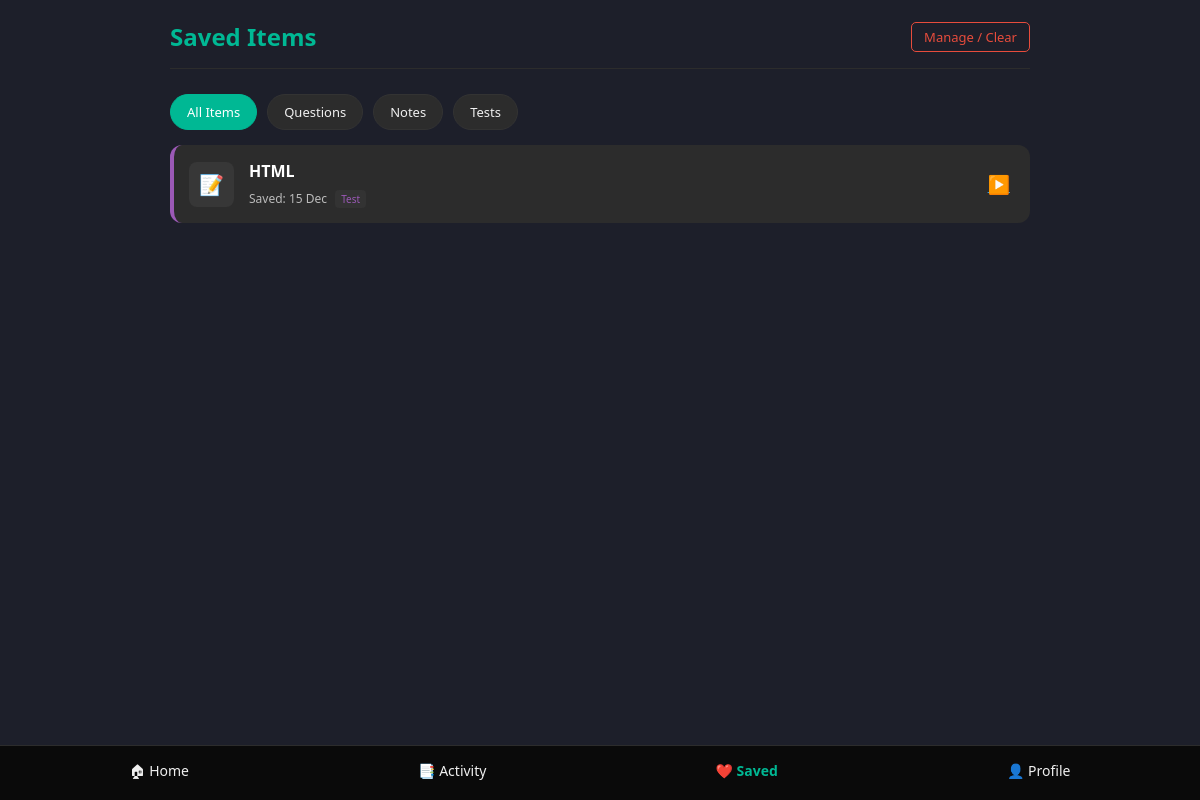
Screenshot of /saved_page.php (signed in) with the database file from the repository.
### tables this page shows
CREATE TABLE `saved_items` (
  `id` int(11) NOT NULL,
  `user_id` int(11) NOT NULL,
  `question_id` int(11) DEFAULT NULL,
  `saved_at` timestamp NOT NULL DEFAULT current_timestamp(),
  `title` varchar(255) DEFAULT NULL,
  `type` varchar(50) DEFAULT 'question'
);

### saved_page.php (the view, shortened to what this page needs)
<?php
include('config.php');
$user_id = $_SESSION['auth_user']['user_id'];
$all_items = [];
$fav_query = "SELECT id, saved_at, type, title, 'General' as subject, 'Standard' as level FROM saved_items WHERE user_id='$user_id' AND (type='Test' OR type='Note')";
$fav_run = mysqli_query($conn, $fav_query);
while($row = mysqli_fetch_assoc($fav_run)) { $all_items[] = $row; }
usort($all_items, function($a, $b) { return strtotime($b['saved_at']) - strtotime($a['saved_at']); });
?>
<!DOCTYPE html>
<html lang="en">
<head>
</head>
<body>
<div class="container">
  <div class="page-header">
    <h2>Saved Items</h2>
    <button type="button" class="manage-btn" id="manageBtn" onclick="toggleSelectionMode()">Manage / Clear</button>
  </div>
  <div class="tabs">
    <div class="tab active" onclick="filterItems('all', this)">All Items</div>
    <div class="tab" onclick="filterItems('question', this)">Questions</div>
    <div class="tab" onclick="filterItems('Note', this)">Notes</div>
    <div class="tab" onclick="filterItems('Test', this)">Tests</div>
  </div>
  <form action="" method="POST" id="deleteForm">
      <div class="saved-list">
          <?php
          if(count($all_items) > 0)
          {
              foreach($all_items as $row)
              {
                  $type = $row['type'];
                  $title = ($type == 'question') ? substr($row['title'], 0, 60).'...' : $row['title'];
                  $color = '#00b894'; $icon = '❓';
                  if($type == 'Test') { $color = '#9b59b6'; $icon = '📝'; }
                  ?>
                  <div class="saved-card item-card" style="border-left-color: <?php echo $color; ?>;" data-cat="<?php echo $type; ?>">
                    <div class="card-left">
                      <div class="icon-box"><?php echo $icon; ?></div>
                      <div class="card-info">
                        <h4><?php echo $title; ?></h4>
                        <small>Saved: <?php echo date('d M', strtotime($row['saved_at'])); ?> <span class="tag" style="color:<?php echo $color; ?>"><?php echo ucfirst($type); ?></span></small>
                      </div>
                    </div>
                    <div class="card-actions normal-actions">
    <?php if($type == 'Test') { ?>
        <a href="level_page.php?subject=<?php echo $row['title']; ?>" class="action-btn view">▶️</a>
    <?php } elseif($type == 'Note') { ?>
        <a href="notes_page.php?subject=<?php echo $row['title']; ?>" class="action-btn view" title="Open Notes">📂</a>
    <?php } else { ?>
        <button type="button" class="action-btn view">👁️</button>
    <?php } ?>
</div>
                  </div>
                  <?php
              }
          }
          else { echo "<p style='text-align:center; color:#666; margin-top:50px;'>No saved items found.</p>"; }
          ?>
      </div>
  </form>
<div class="footer">
    <div><a href="dashboard_page.php">🏠︎ Home</a></div>
    <div><a href="activity_page.php">📑 Activity</a></div>
    <div class="active"><a href="saved_page.php">❤️ Saved</a></div>
    <div><a href="profile_page.php">👤 Profile</a></div>
  </div>
</div>
</body>
</html>

### saved_page.php (style rules this page uses)
* { box-sizing: border-box; margin: 0; padding: 0; font-family: 'Segoe UI', sans-serif; }
body { background: #1d1f2a; color: #f0f0f0; min-height: 100vh; padding-bottom: 90px; }
.container { max-width: 900px; width: 95%; margin: 0 auto; padding: 20px; }
.page-header { margin-bottom: 25px; border-bottom: 1px solid #2c2c2c; padding-bottom: 15px; display: flex; justify-content: space-between; align-items: center; }
.page-header h2 { color: #00b894; font-size: 24px; }
.manage-btn { font-size: 13px; color: #e74c3c; cursor: pointer; border: 1px solid #e74c3c; padding: 5px 12px; border-radius: 5px; transition: 0.3s; background: transparent; }
.tabs { display: flex; gap: 10px; margin-bottom: 10px; overflow-x: auto; padding-bottom: 5px; }
.tab { padding: 8px 16px; background: #2c2c2c; border-radius: 20px; font-size: 13px; cursor: pointer; border: 1px solid #333; white-space: nowrap; transition:0.3s; }
.tab.active { background: #00b894; color: #fff; border-color: #00b894; }
.saved-card { display: flex; justify-content: space-between; align-items: center; background: #2c2c2c; padding: 15px; border-radius: 12px; margin-bottom: 15px; transition: 0.3s; border-left: 4px solid #00b894; }
.card-left { display: flex; align-items: center; gap: 15px; }
.icon-box { width: 45px; height: 45px; background: rgba(255, 255, 255, 0.05); border-radius: 8px; display: flex; justify-content: center; align-items: center; font-size: 20px; }
.card-info h4 { font-size: 16px; margin-bottom: 4px; color: #fff; }
.card-info small { color: #bbb; font-size: 12px; }
.card-info .tag { background: #333; padding: 2px 6px; border-radius: 4px; font-size: 10px; margin-left: 5px; color: #00b894; }
.card-actions { display: flex; gap: 10px; }
.action-btn { background: none; border: none; cursor: pointer; font-size: 18px; padding: 5px; transition: 0.2s; border-radius: 50%; }
.action-btn.view { color: #3498db; }
.footer { position:fixed;bottom:0;left:0;width:100%;display:flex;justify-content:space-around;background:#0a0a0a;padding:15px;font-size:14px;border-top:1px solid #2c2c2c; }
.footer a { color:#f0f0f0;text-decoration:none; }
.footer .active a { color: #00b894; font-weight: bold; }

### rows the page displays
saved_items: type "📝", title "HTML", saved_at "15 Dec", type "Test"
